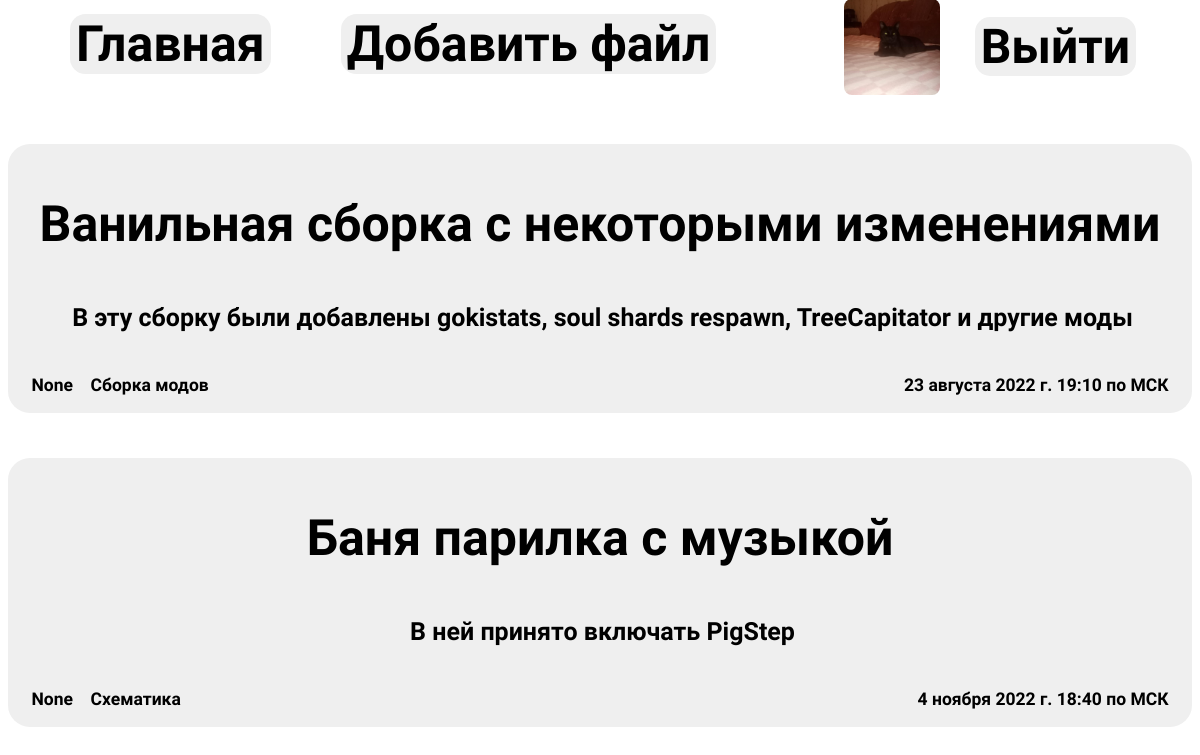
Page /user/favourites/ (signed in) on the earlier database version.
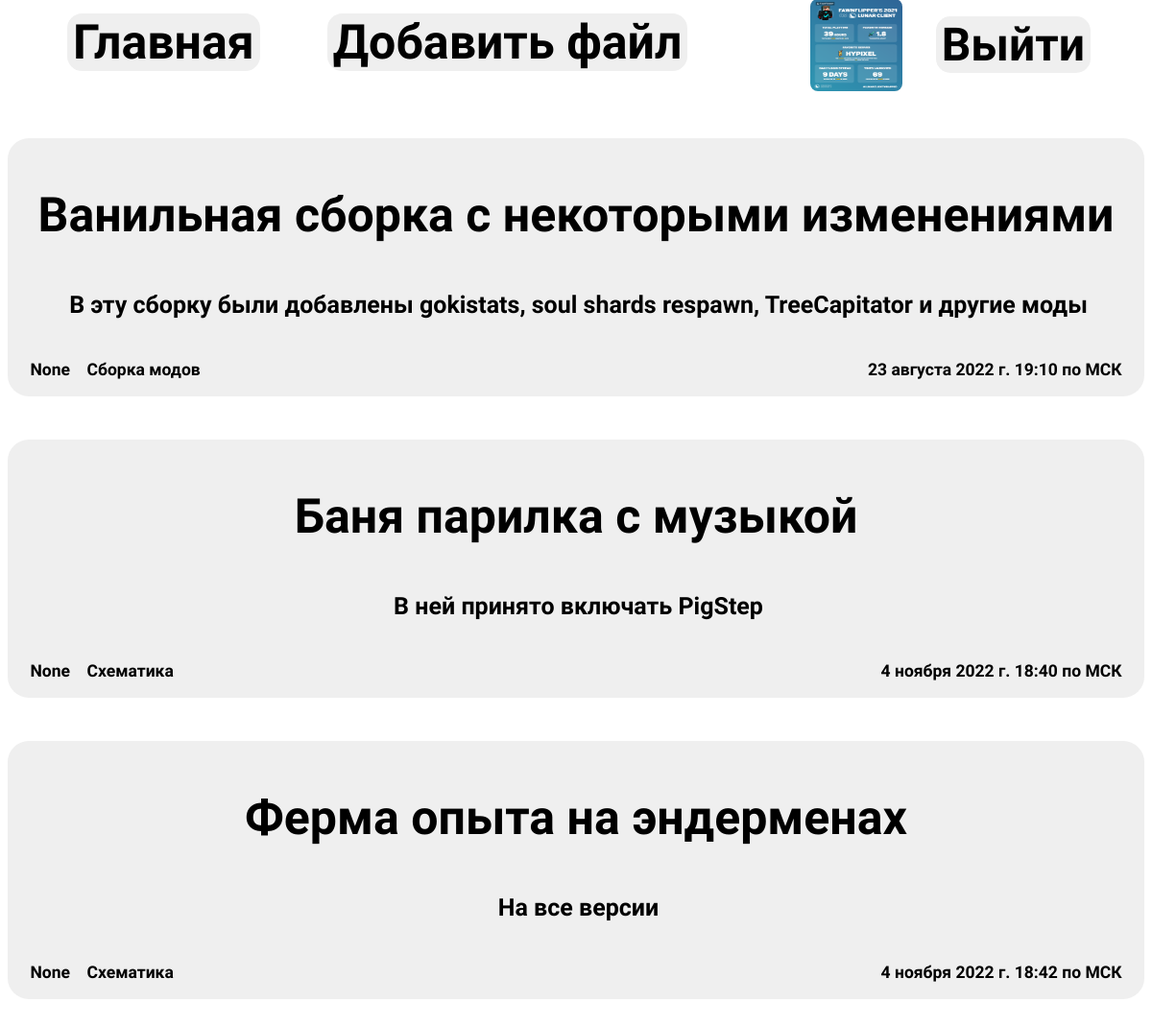
Same page on the later database version.
### users/models.py (models this page shows)
class CustomUser(AbstractUser):
    GENDERS = (
        ('m', 'Мужчина'),
        ('f', 'Женщина'),
    )
    gender = models.CharField('Пол', max_length=1, choices=GENDERS, default='')
    birth_date = models.DateField('День рождения', default='2000-01-01')
    avatar = models.ImageField('Аватарка', upload_to='avatars/', blank=True, null=True, default='standart_avatar.png')

### files/models.py (models this page shows, shortened)
class Files(models.Model):
    title = models.CharField('Название', max_length=128)
    anons = models.CharField('Анонс', max_length=250)
    url = models.URLField('URL файла для загрузки', max_length=120)
    slug = models.SlugField('URL', unique=True, db_index=True)
    full_txt = models.TextField('Полное описание')
    datetime = models.DateTimeField('Дата публикации', auto_now_add=True)
    version = models.ManyToManyField('Version', blank=False, related_name='files')
    type = models.ForeignKey('Type', on_delete=models.PROTECT, null=True, related_name='files')
    favourite = models.ManyToManyField(CustomUser, default=None, blank=True, related_name='favourite')
    creator = models.ForeignKey(CustomUser, on_delete=models.PROTECT, null=True, related_name='files')
    objects = models.Manager()
    class Meta:
        verbose_name = 'Файл'
        verbose_name_plural = 'Файлы'

class Type(models.Model):
    name = models.CharField('Название', max_length=40, db_index=True)
    class Meta:
        verbose_name = 'Тип'
        verbose_name_plural = 'Типы'

### users/views.py (the view)
# urls.py: path('favourites/', views.Favourites.as_view(), name='favourites_list'),
class Favourites(LoginRequiredMixin, DataMixin, ListView):
    model = Files
    template_name = 'users/favourites.html'
    context_object_name = 'favourites'
    def get_context_data(self, **kwargs):
        context = super(Favourites, self).get_context_data(**kwargs)
        c_def = self.get_user_context()
        return dict(list(context.items()) + list(c_def.items()))
    def get_queryset(self):
        return Files.objects.filter(favourite=self.request.user).prefetch_related('version').select_related('type')

### home/utils.py (called while the page is built)
def get_theme(request):
    return request.COOKIES.get('fawn-files_cookie_theme')

    def get_user_context(self, **kwargs):
        context = kwargs
        context['theme'] = get_theme(self.request)
        if context['theme']:
            local_themes = themes.copy()
            local_themes.pop(context['theme'])
            context['themes'] = local_themes
        return context

### users/templates/users/favourites.html (shortened to what this page needs)
{% extends 'home/ex.html' %}
{% load static %}
{% block import %}
<link rel="stylesheet" href="{% static 'home/css/index.css' %}">
{% endblock %}
{% block content %}
{% for el in favourites %}
<a href="{% url 'file-detail' el.slug %}">
<button class="file_info">
    <p class="title text">{{ el.title }}</p>
    <p class="anons text">{{ el.anons }}</p>
    <p class="date text">{{ el.datetime }} по МСК</p>
    <p class="version text">{{ el.version.name }}</p>
    <p class="type text">{{ el.type.name }}</p>
</button>
</a>
{% endfor %}
{% endblock %}

### home/templates/home/ex.html (shortened to what this page needs)
{% load static %}
<!DOCTYPE html>
<html lang="en">
<head>
    <link rel="stylesheet" href="{% static 'home/css/ex.css' %}">
    <link rel="stylesheet" href="https://kit-pro.fontawesome.com/releases/v5.12.1/css/pro.min.css"></link>
    {% block import %}{% endblock %}
</head>
<body>
    <header class="header">
        <a class="img" href="{% url 'home' %}">
        <div class="buttons">
            <a href="{% url 'home' %}"><button class="hb home">Главная</button></a>
            {% if request.user.is_authenticated %}
                <a href="{% url 'addfile' %}"><button class="hb addfile">Добавить файл</button></a>
            {% endif %}
        </div>
        <div class="auth">
            {% if request.user.is_authenticated %}
                <a href="{% url 'user_profile' request.user.profile.pk %}"><img class="avatar" src="{{ user.avatar.url }}"></img></a>
                <a href="{% url 'logout' %}"><button class="hb hbl logout">Выйти</button></a>
            {% else %}
                <a href="{% url 'register' %}"><button class="hb hbr register">Зарегистрироваться</button></a><br>
                <a href="{% url 'login' %}"><button class="hb hbr login">Войти</button></a>
            {% endif %}
        </div>
    </header>
    <div class="change_theme">
    </div>
    {% block content %}{% endblock %}
</body>
</html>

Differences in the rows shown:
changed CustomUser: avatar: a different picture
now on this page (row unchanged): Files: title "Ферма опыта на эндерменах", anons "На все версии", datetime "4 ноября 2022 г. 18:42", version.name "None", type.name "Схематика"
